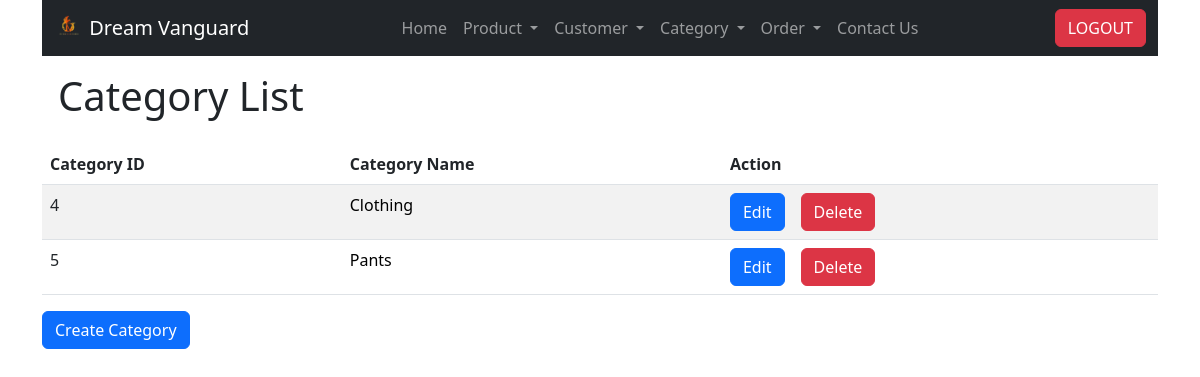
The page /category_read.php (signed in) on the database its author committed.
### tables this page shows
CREATE TABLE IF NOT EXISTS `category` (
  `id` int NOT NULL AUTO_INCREMENT,
  `category_name` varchar(100) NOT NULL,
  `description` varchar(255) NOT NULL,
  PRIMARY KEY (`id`)
);

### category_read.php (the view, shortened to what this page needs)
<!DOCTYPE HTML>
<html>
<head>
    <link href="https://cdn.jsdelivr.net/npm/bootstrap@5.3.0/dist/css/bootstrap.min.css" rel="stylesheet">
</head>
<body>
    <div class="container">
        <?php
        include 'includes/navbar.php';
        ?>
        <div class="p-3">
            <h1>Category List</h1>
        </div>
        <?php
        include 'config/database.php';
        ?>
        <?php
        try {
            $query = "SELECT * FROM category";
            $stmt = $con->prepare($query);
            $stmt->execute();
            if ($stmt->rowCount() > 0) {
                echo '<table class="table table-striped">
                        <thead>
                            <tr>
                                <th>Category ID</th>
                                <th>Category Name</th>
                                <th>Action</th>
                            </tr>
                        </thead>
                        <tbody>';
                while ($row = $stmt->fetch(PDO::FETCH_ASSOC)) {
                    extract($row);
                    echo "<tr>";
                    echo "<td>{$id}</td>";
                    echo "<td><a href='category_read_one.php?id={$id}'>{$category_name}</a></td>";
                    echo "<td>";
                    echo "<a href='category_update.php?id={$id}' class='btn btn-primary me-3'>Edit</a>";
                    echo "<a href='#' onclick='category_delete({$id});'  class='btn btn-danger'>Delete</a>";
                    echo "</td>";
                    echo "</tr>";
                }
                echo "</table>";
            } else {
                echo '<div class="alert alert-info">No categories found.</div>';
            }
        } catch (PDOException $exception) {
            echo '<div class="alert alert-danger">' . $exception->getMessage() . '</div>';
        }
        ?>
        <a href="category_create.php" class="btn btn-primary">Create Category</a>
    </div>
</body>
</html>

### category_read.php (style rules this page uses)
a { text-decoration: none; color: black; }

### includes/navbar.php (style rules this page uses)
a { text-decoration: none; color: black; }

### rows shown on the page
category: id "4", category_name "Clothing"
category: id "5", category_name "Pants"
